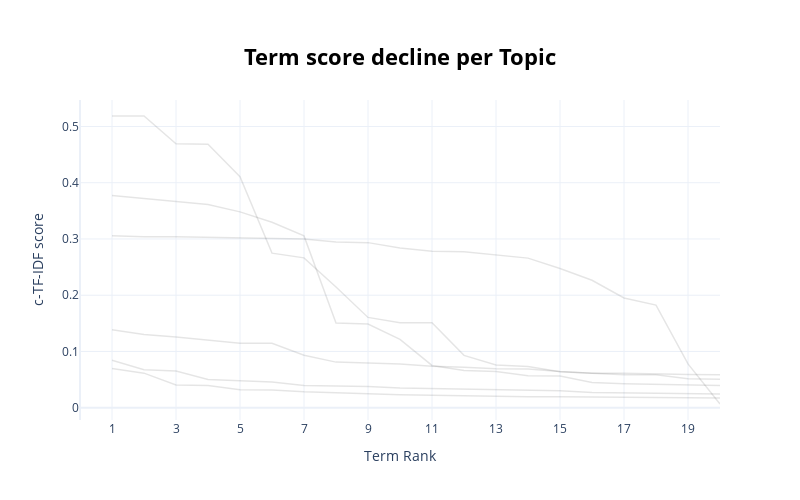

The notebook cell this image was saved under:
### Markdown cell above
## Term Rank
Term rank tells us how each term weighted in each topic. <br>
As we can see in the picture bellow, top 10 terms are sufficient for representing all of the topics except topic 3

### Code cell
fig5= my_model.visualize_term_rank()
fig5.show()

### Figure 1 — Plotly figure (JSON) as saved in the notebook; plotly's stock layout.template omitted (floating-point values rounded to 4 significant figures)
{"data": [{"hovertext": "<b>Topic -1</b>:transgender_sports_athletes_women_", "line": {"color": "black", "width": 1.5}, "mode": "lines+lines", "name": "", "opacity": 0.1, "type": "scatter", "x": [1, 2, 3, 4, 5, 6, 7, 8, 9, 10, 11, 12, 13, 14, 15, 16, 17, 18, 19, 20], "y": [0.06961, 0.06151, 0.04031, 0.03945, 0.03188, 0.03172, 0.02845, 0.02642, 0.02476, 0.02312, 0.02215, 0.02119, 0.01985, 0.0197, 0.01957, 0.01883, 0.01861, 0.01838, 0.01767, 0.01745]}, {"hovertext": "<b>Topic 0</b>:women_sports_transgender_not_men_co", "line": {"color": "black", "width": 1.5}, "mode": "lines+lines", "name": "", "opacity": 0.1, "type": "scatter", "x": [1, 2, 3, 4, 5, 6, 7, 8, 9, 10, 11, 12, 13, 14, 15, 16, 17, 18, 19, 20], "y": [0.0846, 0.06744, 0.06539, 0.05026, 0.04815, 0.04599, 0.03967, 0.03849, 0.03782, 0.03509, 0.0342, 0.03272, 0.03187, 0.03183, 0.03033, 0.0271, 0.02672, 0.0267, 0.02526, 0.02464]}, {"hovertext": "<b>Topic 1</b>:veto_transgender_utah_ban_girls_spo", "line": {"color": "black", "width": 1.5}, "mode": "lines+lines", "name": "", "opacity": 0.1, "type": "scatter", "x": [1, 2, 3, 4, 5, 6, 7, 8, 9, 10, 11, 12, 13, 14, 15, 16, 17, 18, 19, 20], "y": [0.1388, 0.1301, 0.1259, 0.1207, 0.1147, 0.1146, 0.09321, 0.08112, 0.07883, 0.07777, 0.07362, 0.07209, 0.06914, 0.06869, 0.06426, 0.06141, 0.06136, 0.05975, 0.05914, 0.05881]}, {"hovertext": "<b>Topic 2</b>:cyclist_bridges_emily_event_omnium_", "line": {"color": "black", "width": 1.5}, "mode": "lines+lines", "name": "", "opacity": 0.1, "type": "scatter", "x": [1, 2, 3, 4, 5, 6, 7, 8, 9, 10, 11, 12, 13, 14, 15, 16, 17, 18, 19, 20], "y": [0.3773, 0.3716, 0.367, 0.3615, 0.3482, 0.3299, 0.3055, 0.1506, 0.1488, 0.1216, 0.07523, 0.06642, 0.06438, 0.05703, 0.05625, 0.04496, 0.04284, 0.04138, 0.04036, 0.03938]}, {"hovertext": "<b>Topic 3</b>:tweeted_legit_stolen_widely_finals_", "line": {"color": "black", "width": 1.5}, "mode": "lines+lines", "name": "", "opacity": 0.1, "type": "scatter", "x": [1, 2, 3, 4, 5, 6, 7, 8, 9, 10, 11, 12, 13, 14, 15, 16, 17, 18, 19, 20], "y": [0.3056, 0.3038, 0.3038, 0.3031, 0.302, 0.3009, 0.3001, 0.2945, 0.2935, 0.2841, 0.2783, 0.2775, 0.2724, 0.266, 0.2476, 0.2266, 0.1952, 0.1825, 0.0779, 0.006665]}, {"hovertext": "<b>Topic 4</b>:emmert_comments_mark_future_partici", "line": {"color": "black", "width": 1.5}, "mode": "lines+lines", "name": "", "opacity": 0.1, "type": "scatter", "x": [1, 2, 3, 4, 5, 6, 7, 8, 9, 10, 11, 12, 13, 14, 15, 16, 17, 18, 19, 20], "y": [0.5186, 0.5186, 0.4693, 0.4684, 0.4108, 0.2749, 0.2664, 0.2147, 0.1606, 0.1513, 0.1512, 0.09311, 0.07617, 0.07341, 0.06409, 0.06207, 0.05885, 0.05865, 0.05152, 0.05059]}], "layout": {"height": 500, "hoverlabel": {"bgcolor": "white", "font": {"family": "Rockwell", "size": 16}}, "showlegend": false, "title": {"font": {"color": "Black", "size": 22}, "text": "<b>Term score decline per Topic</b>", "x": 0.5, "xanchor": "center", "y": 0.9, "yanchor": "top"}, "width": 800, "xaxis": {"dtick": 2, "range": [0, 20], "tick0": 1, "title": {"text": "Term Rank"}}, "yaxis": {"title": {"text": "c-TF-IDF score"}}}}
